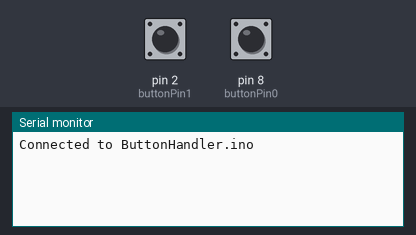
The sketch below on a simulated Arduino Uno, built with avr-gcc and run on an emulated ATmega328P. Parts: the last lines printed to the serial monitor. Inputs (shaded band) come from the test bench; at power-on: pin 2 (buttonPin1) HIGH, pin 8 (buttonPin0) HIGH.

Above: at 1.2 s.
1.3 s: pin 2 (buttonPin1) pulled LOW for 0.15 s
At 1.9 s:
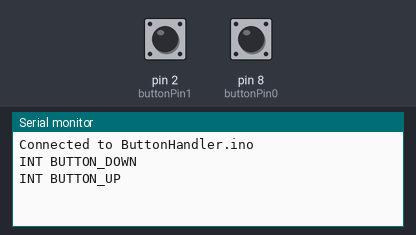
2.9 s: pin 8 (buttonPin0) pulled LOW for 0.15 s
At 4.2 s:
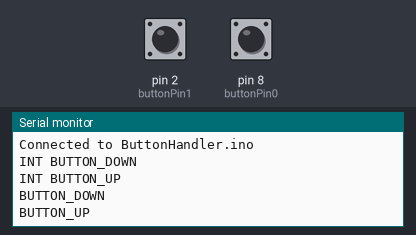
4.5 s: pin 8 (buttonPin0) pulled LOW for 3.2 s
At 5.3 s:
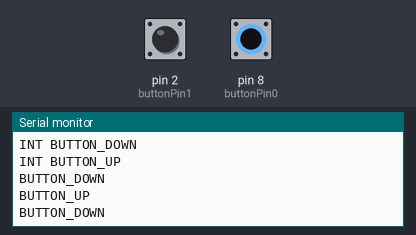
9.2 s: pin 2 (buttonPin1) pulsed LOW 2 times (0.12 s each, 0.3 s apart)
At 10.6 s:
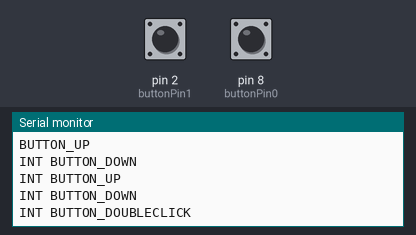
11.3 s: pin 8 (buttonPin0) pulsed LOW 2 times (0.12 s each, 0.3 s apart)
At 12.2 s:
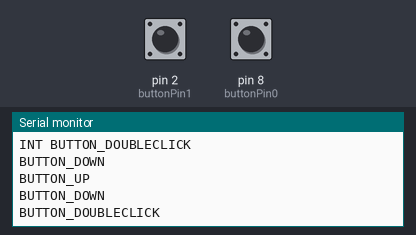

Measured:
- after the input at 1.3 s, the serial monitor: prints a new line at once (image 1)
- after the input at 2.9 s, the serial monitor: prints a new line at once (image 2)
- after the input at 9.2 s, the serial monitor: prints a new line at once (image 4)
- after the input at 11.3 s, the serial monitor: prints a new line at once (image 5)

The sketch:

ButtonHandler.ino
```cpp
// Test program to show how to use the button handler class
// Shows how to use a regular button where we poll the state and one where we use an interrupt function so we don't have to poll.
// If we poll all the time, we can also get a hold down event.
// If we rely on interrupts, we only get things to happen when the button is pressed down or released. We then also need to reset the state

#include "ButtonHandler.h"

const uint8_t buttonPin0 = 8;
const uint8_t buttonPin1 = 2;

ButtonHandler pollButton(buttonPin0); // can add the pin in the constructor
ButtonHandler interruptButton;    // or leave it to be added later

buttonEnum pollButtonState = buttonEnum::NO_CHANGE;

volatile buttonEnum interruptButtonState = buttonEnum::NO_CHANGE;
volatile bool interruptEventOccurred = false;

void setup(){
    Serial.begin(250000);
    Serial.println("Connected to ButtonHandler.ino");

    pollButton.init(); // does things like set internal pullup high and make it an input pin.

    attachInterrupt(digitalPinToInterrupt(buttonPin1), buttonISR, CHANGE); // makes the pin call an interrupt function. Do this so we don't have to poll the button state.
    interruptButton.init(buttonPin1); // have to assign pin here because we didn't above.
}

void loop(){
    if(interruptEventOccurred){
        interruptEventOccurred = false;

        switch(interruptButtonState){
            case buttonEnum::BUTTON_UP:             Serial.println("INT BUTTON_UP");            break;
            case buttonEnum::BUTTON_DOWN:           Serial.println("INT BUTTON_DOWN");          break;
            case buttonEnum::BUTTON_DOUBLECLICK:    Serial.println("INT BUTTON_DOUBLECLICK");   break;
            case buttonEnum::BUTTON_HOLD:           Serial.println("INT BUTTON_HOLD");          break; // will never occur!
        }
    }

    switch(pollButton.poll()){
        case buttonEnum::NO_CHANGE:             break;
        case buttonEnum::BUTTON_UP:             Serial.println("BUTTON_UP");            break;
        case buttonEnum::BUTTON_DOWN:           Serial.println("BUTTON_DOWN");          break;
        case buttonEnum::BUTTON_DOUBLECLICK:    Serial.println("BUTTON_DOUBLECLICK");   break;
        case buttonEnum::BUTTON_HOLD:           Serial.println("BUTTON_HOLD");          break;
    }

}

void buttonISR(){
    buttonEnum tmp = interruptButton.poll();

    if(tmp != buttonEnum::NO_CHANGE){
        interruptEventOccurred = true;
        interruptButtonState = tmp;
    }
}
```

ButtonHandler.cpp
```cpp
#include "ButtonHandler.h"

ButtonHandler::ButtonHandler(){

}

ButtonHandler::ButtonHandler(uint8_t buttonPin){
    this->buttonPin = buttonPin;
}

uint16_t ButtonHandler::getButtonHoldTime(){
    return buttonHoldMin;
}

uint16_t ButtonHandler::getDoubleClickMax(){
    return doubleClickMax;
}

uint16_t ButtonHandler::getDebounceTime(){
    return buttonDebounceTime;
}

bool ButtonHandler::getEnabledState(){
    return buttonEnabled;
}

void ButtonHandler::init(uint8_t buttonPin){
    this->buttonPin = buttonPin;
    this->init();
}

void ButtonHandler::init(){
    pinMode(buttonPin, INPUT_PULLUP);
    buttonDebounceTimer.updateTimeOut(buttonDebounceTime);
    buttonHoldTimer.updateTimeOut(buttonHoldMin);
    buttonDoubleClickTimer.updateTimeOut(doubleClickMax);
}

buttonEnum ButtonHandler::poll(){
    if(buttonEnabled){
        oldButtonState = buttonState;
        buttonState = digitalRead(buttonPin);
        if(buttonState != oldButtonState && buttonDebounceTimer.timedOut(true)){
            // Button state has changed
            if(buttonState){ //Button has been pressed
                if(!buttonDoubleClickTimer.timedOut(true)){
                    return buttonEnum::BUTTON_DOUBLECLICK;
                }
                else{
                    buttonDoubleClickTimer.reset();
                    return buttonEnum::BUTTON_UP;
                }
            }
            else{ // Button has been pressed or released
                buttonHoldTimer.reset();
                return buttonEnum::BUTTON_DOWN;
            }
        }
        else if(!buttonState){ // button is being held down
            if(buttonHoldTimer.timedOut(true)){
                return buttonEnum::BUTTON_HOLD;
            }
        }
    }
    return buttonEnum::NO_CHANGE;
}

void ButtonHandler::enableButton(){
    buttonEnabled = true;
}

void ButtonHandler::disableButton(){
    buttonEnabled = false;
}

void ButtonHandler::setButtonHoldTime(uint16_t t){
    buttonHoldMin = t;
}

void ButtonHandler::setDoubleClickMax(uint16_t t){
    doubleClickMax = t;
}

void ButtonHandler::setDebounceTime(uint16_t t){
    buttonDebounceTime = t;
}
```

ButtonHandler.h
```cpp
// Version 1.0
// Button Handler class. This handles debouncing of a button and returns button down, up, double-click and hold events. Hold events can not work if the button is used in an interrupt routine.

#ifndef ButtonHandler_h
#define ButtonHandler_h

#include "MilliTimer.h"
#include "arduino.h"

enum class buttonEnum{
    NO_CHANGE = 0,
    BUTTON_UP,
    BUTTON_DOWN,
    BUTTON_DOUBLECLICK,
    BUTTON_HOLD
};

class ButtonHandler{
public:
    ButtonHandler();
    ButtonHandler(uint8_t buttonPin);
    uint16_t getButtonHoldTime();
    uint16_t getDoubleClickMax();
    uint16_t getDebounceTime();
    bool getEnabledState();

    void init();
    void init(uint8_t buttonPin);
    buttonEnum poll();
    void enableButton();
    void disableButton();
    void setButtonHoldTime(uint16_t t);
    void setDoubleClickMax(uint16_t t);
    void setDebounceTime(uint16_t t);

private:
    uint8_t buttonPin;
    bool buttonEnabled = true;
    bool oldButtonState = true;
    bool buttonState = true;

    unsigned int buttonDebounceTime = 10;
    unsigned int doubleClickMax = 500;
    unsigned int buttonHoldMin = 1000;

    // timers
    MilliTimer buttonDebounceTimer;
    MilliTimer buttonHoldTimer;
    MilliTimer buttonDoubleClickTimer;

};

#endif
```

MilliTimer.cpp
```cpp
// Version 1.1

#include "Arduino.h"
#include "MilliTimer.h"

MilliTimer::MilliTimer(){
  timeOut = 1000; // default time out is 1 second
  start = millis();
}

MilliTimer::MilliTimer(uint32_t t){
  timeOut = t;
  start = millis();
}

void MilliTimer::init(uint32_t t){
  timeOut = t;
  start = millis();
}

uint32_t MilliTimer::elapsed(){
  return millis() - start;
}

bool MilliTimer::timedOut(bool RESET){
  if(elapsed() >= timeOut){
    if(RESET) reset();
    return true;
  }
	else{
    return false;
  }
}

bool MilliTimer::timedOutAndReset(){
  return timedOut(true);
}

void MilliTimer::updateTimeOut(uint32_t t){
  timeOut = t;
}

void MilliTimer::reset(){
  start = millis();
}

uint32_t MilliTimer::getTimeOut(){
  return timeOut;
}
```

MilliTimer.h
```cpp
// Version 1.1

#ifndef MILLITIMER_H
#define MILLITIMER_H

#include <stdint.h> // Needed since Arduino IDE 1.8.10 otherwise get error about uint32_t not being named type.

// This class sets up a software timer which allows the caller to check how much time has elapsed since
// it was last polled and report whether a minimum interval has been passed.
// This allows events to be setup to occur at minimum set intervals within a block of code.
// To use, ideally the timer must be polled often enough that timed events are not started late.


class MilliTimer
{
    volatile uint32_t start;
    volatile uint32_t timeOut;
  public:
    MilliTimer();
    MilliTimer(uint32_t t);
    void init(uint32_t t); //initialisation function to be used if the timer is created with the null constructor.
    uint32_t elapsed();// return the elapsed time.
    //bool timedOut();// function to check whether the timer has timed out. If it has, reports true and resets the timer
    bool timedOut(bool RESET = false);
    bool timedOutAndReset();
    void updateTimeOut(uint32_t t); //update the timeout variable without restarting the current time
    uint32_t getTimeOut();
    void reset(); // reset the timer.
};


#endif
```
